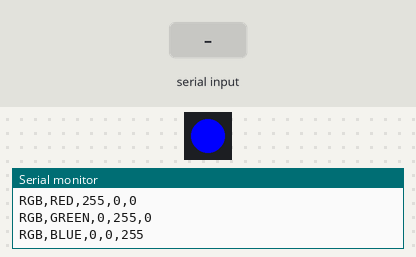
This sketch was run on a simulated ESP32. Shown: 1 RGB LEDs in strip order, left to right, the last lines printed to the serial monitor. The test bench sets the inputs (shaded band).

Above: at 1.7 s.
1.8 s: "OFF\n" received over Serial
At 1.9 s:
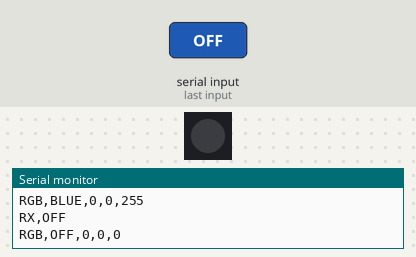
At 2.4 s:
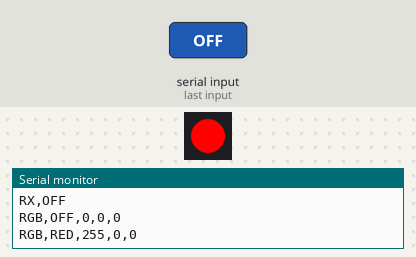
4.8 s: "RED\n" received over Serial
At 5.75 s:
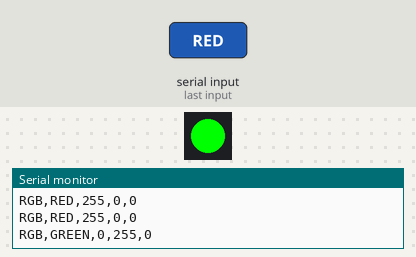
7.8 s: "GREEN\n" received over Serial
Timing chart, 0 to 16.8 s (numbered marks = the images above; inputs shaded):
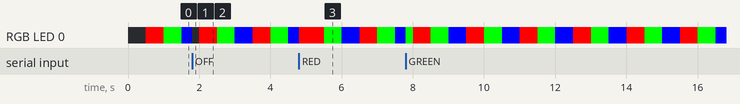

The sketch:

neopixel_test.ino
```cpp
#include <Adafruit_NeoPixel.h>

#define RGB_PIN 15
#define LED_COUNT 1

Adafruit_NeoPixel rgb(LED_COUNT, RGB_PIN, NEO_GRB + NEO_KHZ800);

const char* FIRMWARE_NAME = "neopixel_test";
const char* FIRMWARE_VERSION = "0.2.0";
const unsigned long SERIAL_BAUDRATE = 115200;
const unsigned long COLOR_INTERVAL_MS = 500;

unsigned long lastChangeTime = 0;
int colorMode = 0;

void setColor(uint8_t r, uint8_t g, uint8_t b, const char* name) {
  rgb.setPixelColor(0, rgb.Color(r, g, b));
  rgb.show();

  Serial.print("RGB,");
  Serial.print(name);
  Serial.print(",");
  Serial.print(r);
  Serial.print(",");
  Serial.print(g);
  Serial.print(",");
  Serial.println(b);
}

void printStatus() {
  Serial.println("STATUS,OK");
  Serial.println("NEOPIXEL_STATUS,OK");
  Serial.print("RGB_PIN,");
  Serial.println(RGB_PIN);
  Serial.print("LED_COUNT,");
  Serial.println(LED_COUNT);
}

void handleSerialCommand() {
  if (!Serial.available()) return;

  String command = Serial.readStringUntil('\n');
  command.trim();
  command.toUpperCase();

  if (command.length() == 0) return;

  Serial.print("RX,");
  Serial.println(command);

  if (command == "RED") {
    setColor(255, 0, 0, "RED");
  } else if (command == "GREEN") {
    setColor(0, 255, 0, "GREEN");
  } else if (command == "BLUE") {
    setColor(0, 0, 255, "BLUE");
  } else if (command == "OFF") {
    setColor(0, 0, 0, "OFF");
  } else if (command == "STATUS") {
    printStatus();
  } else {
    Serial.println("ERROR,UNKNOWN_COMMAND");
  }
}

void setup() {
  Serial.begin(SERIAL_BAUDRATE);
  delay(500);

  rgb.begin();
  rgb.clear();
  rgb.show();

  Serial.println("BOOT,NEOPIXEL_TEST_READY");
  Serial.print("FW,");
  Serial.print(FIRMWARE_NAME);
  Serial.print(",");
  Serial.println(FIRMWARE_VERSION);
  printStatus();
}

void loop() {
  handleSerialCommand();

  unsigned long now = millis();
  if (now - lastChangeTime < COLOR_INTERVAL_MS) {
    return;
  }
  lastChangeTime = now;

  if (colorMode == 0) {
    setColor(255, 0, 0, "RED");
  } else if (colorMode == 1) {
    setColor(0, 255, 0, "GREEN");
  } else {
    setColor(0, 0, 255, "BLUE");
  }

  colorMode++;
  if (colorMode >= 3) {
    colorMode = 0;
  }
}
```
